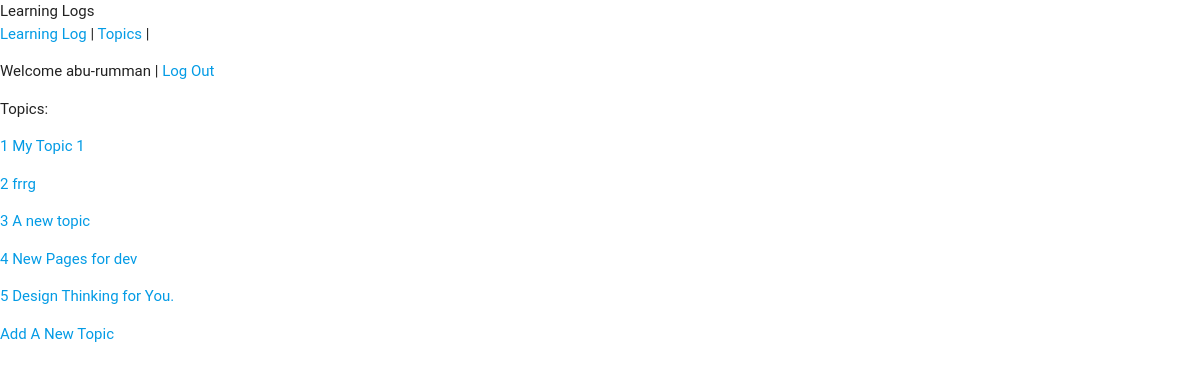
Before: /learninglog/topics/ (signed in) with the older database file.
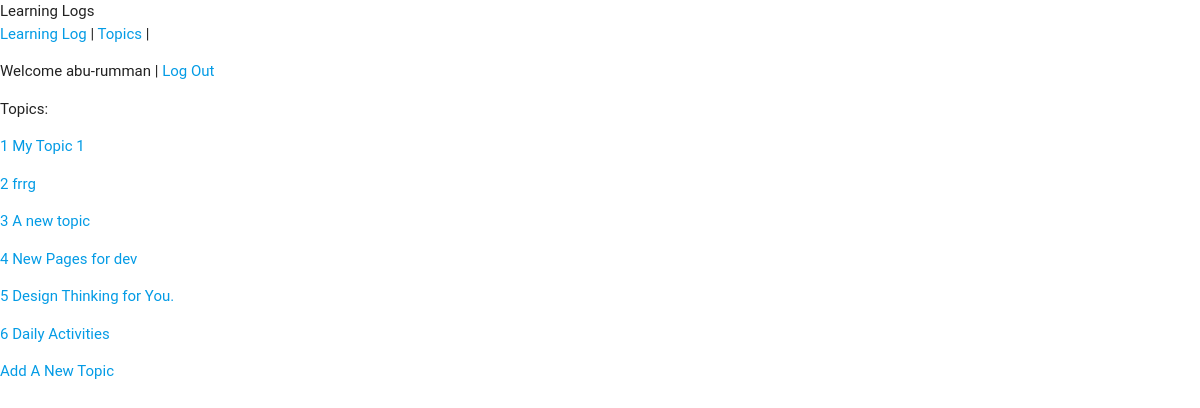
After: the same page with the newer database file.
### learninglog/models.py (models this page shows)
class Topic(models.Model):
    text = models.CharField(max_length = 200)
    date_added = models.DateField(auto_now_add = True)
    owner = models.ForeignKey(User)
    def __str__(self):
        return self.text

### learninglog/views.py (the view)
@login_required
def topics(request):
    topics = Topic.objects.filter(owner = request.user ).order_by('date_added')
    context = {'topics': topics }
    return render(request, 'learninglog/topics.html', context)

### learninglog/templates/learninglog/topics.html
{% extends 'learninglog/header.html' %}
{% block content %}
<p>
   Topics:
</p>
<div>
  {% for topic in topics %}
  <ul>
    <li>
    <a href="{% url 'learninglog:topic' topic.id %}"> {{ topic.id }}  {{ topic }} </a>
    </li>
  </ul>
  {% empty %}
  There are no topics
  {% endfor %}
<p>
  <a href="{% url 'learninglog:new_topic' %}">Add A New Topic</a>
</p>
</div>
{% endblock content %}

Changed rows visible on the page:
added Topic: id "6", text "Daily Activities"
